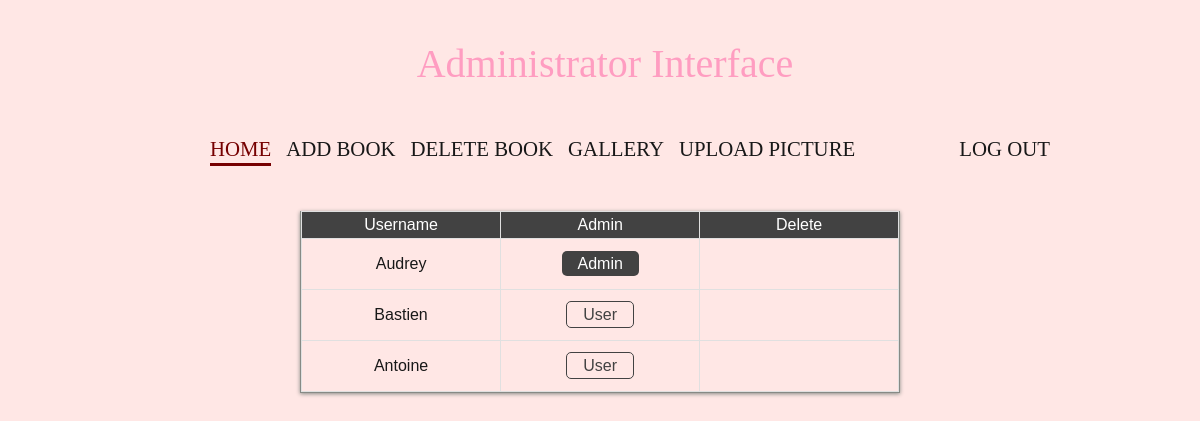
/admin/main_page.php, run on the app's committed database.
### tables this page shows
CREATE TABLE `user` (
  `id` int(11) NOT NULL,
  `username` varchar(20) NOT NULL,
  `password` text NOT NULL,
  `admin` tinyint(1) NOT NULL DEFAULT '0'
);

### admin/main_page.php (the view, shortened to what this page needs)
<?php
require_once '../assets/partial/header_admin.php';
$req = $bdd->query('SELECT * FROM library.user');
?>
<div class="contener">
    <table>
        <tr class="head">
            <td><p>Username</p></td>
            <td><p>Admin</p></td>
            <td><p>Delete</p></td>
        </tr>
        <?php
        while ($donnees = $req->fetch()) {
            ?>
            <tr>
                <td><p> <?php echo $donnees['username']; ?> </p></td>
                <td><p> <?php if ($donnees['admin'] == 1) { ?> <a class="admin" href="transform_user.php<?php echo '?id=' . $donnees['id'] . ''; ?>">Admin</a> <?php } else { ?><a class="user" href="transform_admin.php<?php echo '?id=' . $donnees['id'] . ''; ?>" >User</a> <?php } ?> </p></td>
                <td><p><a class="trash" href="delete_user.php<?php echo '?id='.$donnees['id'].''; ?>"><span class="fa fa-trash-o"></span></a></p></td>
            </tr>
            <?php
        }
        ?>
    </table>
</div>

### assets/css/master.css (style rules this page uses)
body { background-color: #FFE7E5; font-family: 'Trebuchet MS', sans-serif; color: #181818; width: 900px; margin: auto; }

### assets/css/admin_main_page.css (style rules this page uses)
.contener { display: flex; align-items: center; justify-content: center; }
table { display: flex; align-items: center; justify-content: center; border-collapse: collapse; margin: 50px 0 50px 0; padding: 0; box-shadow: 0 1px 4px #878a85; border: 1px solid #878a85; border-top: none; width: 600px; }
tr { border: solid 1px #E0E0E0; margin: 0; padding: 0; }
.head { background-color: #424242; color: white; }
.head p { margin: 4px 0 4px 0; }
td { text-align: center; border: solid 1px #E0E0E0; width: 200px; margin: 0; padding: 0; }
.admin { background-color: #424242; padding: .25em 1em; border-radius: 5px; color: white; border: 0; font-size: medium; margin-top: 16px; text-decoration: none; }
.user { padding: .25em 1em; border-radius: 5px; color: #424242 !important; font-size: medium; margin-top: 16px; text-decoration: none; border: 1px solid #424242; }
.trash { color: #424242!important; }

### data on the page
user: username "Audrey"
user: username "Bastien"
user: username "Antoine"
